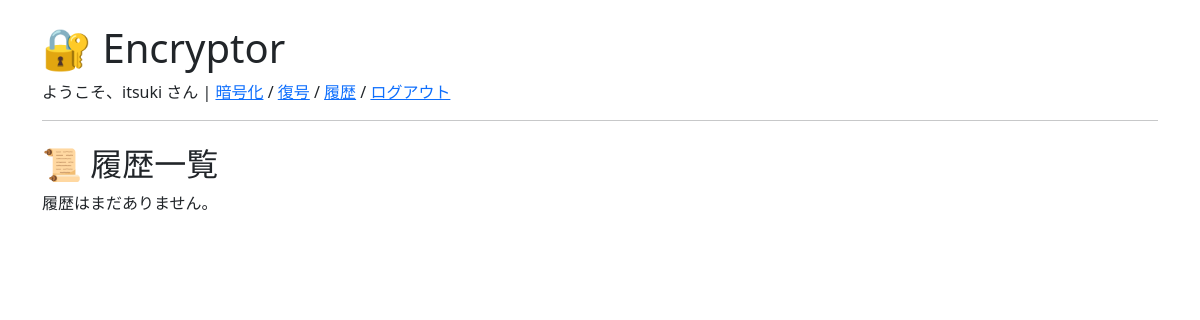
/history/ (signed in), run on an earlier commit of the app's database.
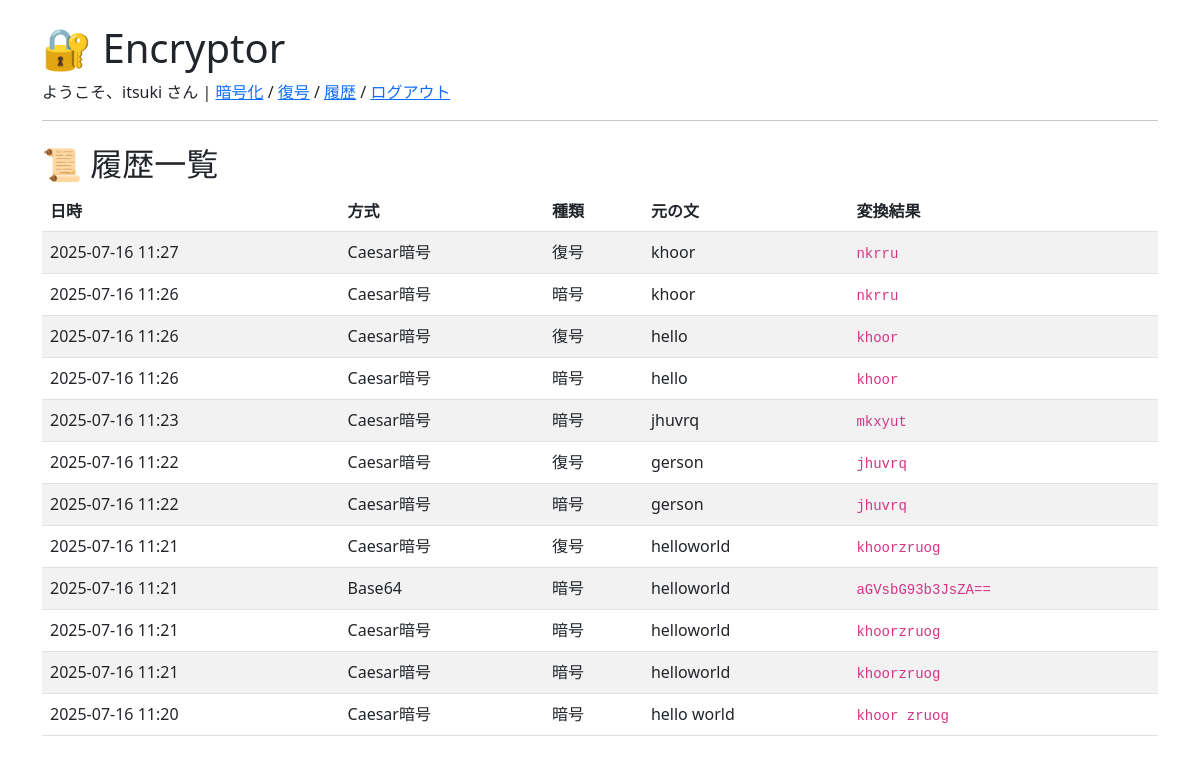
And on a later commit of the database.
### crypto/models.py (models this page shows, shortened)
class CryptoLog(models.Model):
    ENCRYPTION_METHODS = [
        ('caesar', 'Caesar暗号'),
        ('base64', 'Base64'),
        ('random_substitution', 'ランダム置換暗号'),
        ('morse', 'モールス信号風'),
    ]
    user = models.ForeignKey(User, on_delete=models.CASCADE)
    original_text = models.TextField()
    encrypted_text = models.TextField()
    method = models.CharField(max_length=20, choices=ENCRYPTION_METHODS)
    is_decryption = models.BooleanField(default=False)  # False: 暗号化, True: 解読
    created_at = models.DateTimeField(auto_now_add=True)

### crypto/views.py (the view)
# urls.py: path('history/', views.history_view, name='history'),
@login_required
def history_view(request):
    logs = CryptoLog.objects.filter(user=request.user).order_by('-created_at')
    return render(request, 'crypto/history.html', {'logs': logs})

### crypto/templates/crypto/history.html
{% extends 'base.html' %}
{% block content %}
<h2>📜 履歴一覧</h2>
{% if logs %}
    <table class="table table-striped">
        <thead>
            <tr>
                <th>日時</th>
                <th>方式</th>
                <th>種類</th>
                <th>元の文</th>
                <th>変換結果</th>
            </tr>
        </thead>
        <tbody>
            {% for log in logs %}
                <tr>
                    <td>{{ log.created_at|date:"Y-m-d H:i" }}</td>
                    <td>{{ log.get_method_display }}</td>
                    <td>{{ log.is_decryption|yesno:"復号,暗号" }}</td>
                    <td>{{ log.original_text }}</td>
                    <td><code>{{ log.encrypted_text }}</code></td>
                </tr>
            {% endfor %}
        </tbody>
    </table>
{% else %}
    <p>履歴はまだありません。</p>
{% endif %}
{% endblock %}

### templates/base.html (shortened to what this page needs)
<!DOCTYPE html>
<html lang="ja">
<head>
    <link
        href="https://cdn.jsdelivr.net/npm/bootstrap@5.3.0/dist/css/bootstrap.min.css"
        rel="stylesheet">
</head>
<body class="container py-4">
    <header class="mb-4">
        <h1>🔐 Encryptor</h1>
        {% if user.is_authenticated %}
            <p>ようこそ、{{ user.username }} さん |
                <a href="{% url 'encrypt' %}">暗号化</a> /
                <a href="{% url 'decrypt' %}">復号</a> /
                <a href="{% url 'history' %}">履歴</a> /
                <a href="{% url 'logout' %}">ログアウト</a></p>
        {% else %}
            <p><a href="{% url 'login' %}">ログイン</a></p>
        {% endif %}
        <hr>
    </header>
    {% block content %}{% endblock %}
</body>
</html>

What changed in the data, as far as the page shows it:
added CryptoLog: created_at "2025-07-16 11:27", method "Caesar暗号", is_decryption "復号", original_text "khoor", encrypted_text "nkrru"
added CryptoLog: created_at "2025-07-16 11:26", method "Caesar暗号", is_decryption "暗号", original_text "khoor", encrypted_text "nkrru"
added CryptoLog: created_at "2025-07-16 11:26", method "Caesar暗号", is_decryption "復号", original_text "hello", encrypted_text "khoor"
added CryptoLog: created_at "2025-07-16 11:26", method "Caesar暗号", is_decryption "暗号", original_text "hello", encrypted_text "khoor"
added CryptoLog: created_at "2025-07-16 11:23", method "Caesar暗号", is_decryption "暗号", original_text "jhuvrq", encrypted_text "mkxyut"
added CryptoLog: created_at "2025-07-16 11:22", method "Caesar暗号", is_decryption "復号", original_text "gerson", encrypted_text "jhuvrq"
added CryptoLog: created_at "2025-07-16 11:22", method "Caesar暗号", is_decryption "暗号", original_text "gerson", encrypted_text "jhuvrq"
added CryptoLog: created_at "2025-07-16 11:21", method "Caesar暗号", is_decryption "復号", original_text "helloworld", encrypted_text "khoorzruog"
added CryptoLog: created_at "2025-07-16 11:21", method "Base64", is_decryption "暗号", original_text "helloworld", encrypted_text "aGVsbG93b3JsZA=="
added CryptoLog: created_at "2025-07-16 11:21", method "Caesar暗号", is_decryption "暗号", original_text "helloworld", encrypted_text "khoorzruog"
added CryptoLog: created_at "2025-07-16 11:21", method "Caesar暗号", is_decryption "暗号", original_text "helloworld", encrypted_text "khoorzruog"
added CryptoLog: created_at "2025-07-16 11:20", method "Caesar暗号", is_decryption "暗号", original_text "hello world", encrypted_text "khoor zruog"
Also different on the page:
text no longer shown: "履歴はまだありません。"
text now shown: "日時 方式 種類 元の文 変換結果"
